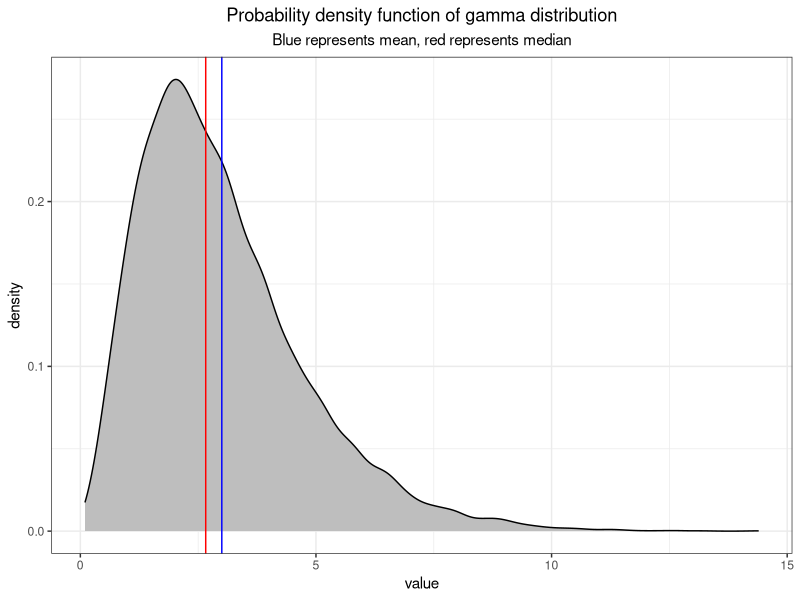
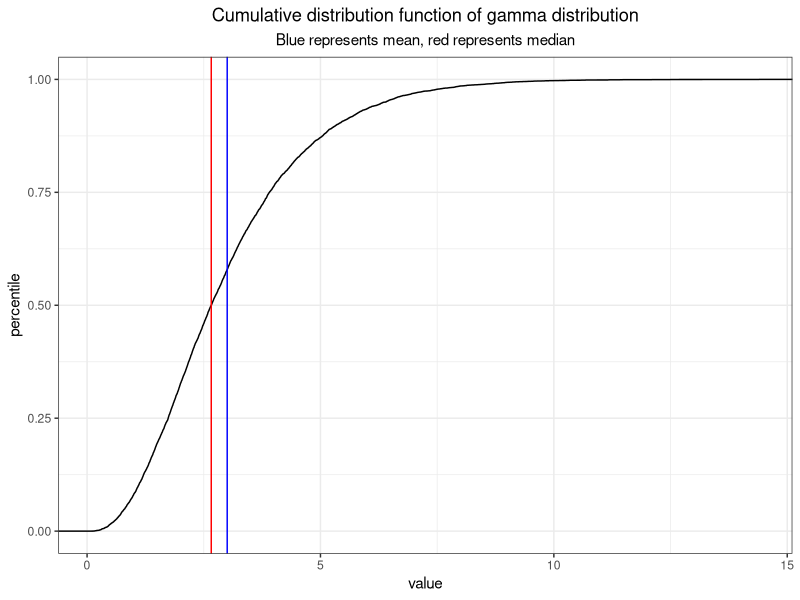
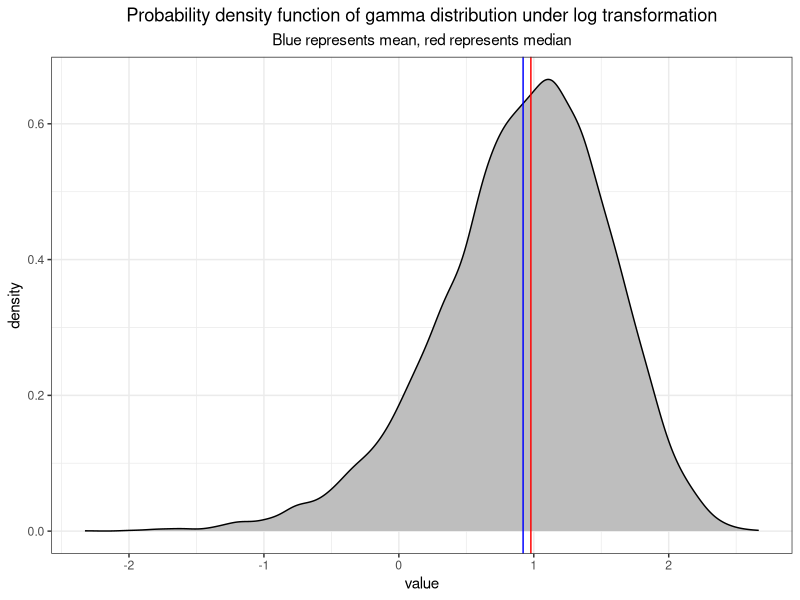
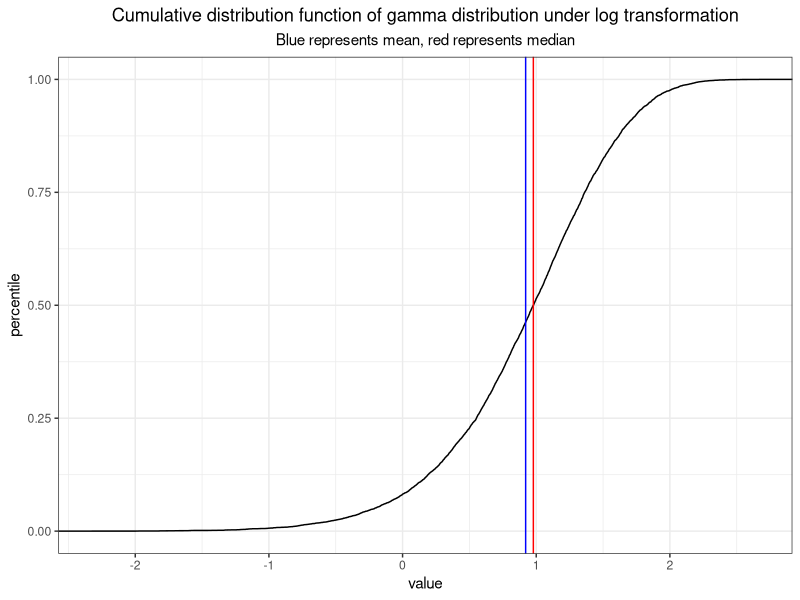
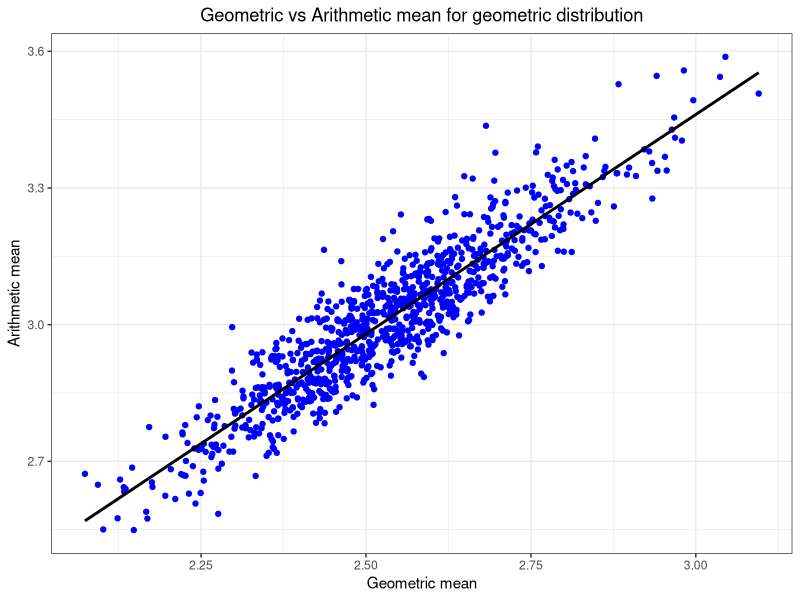
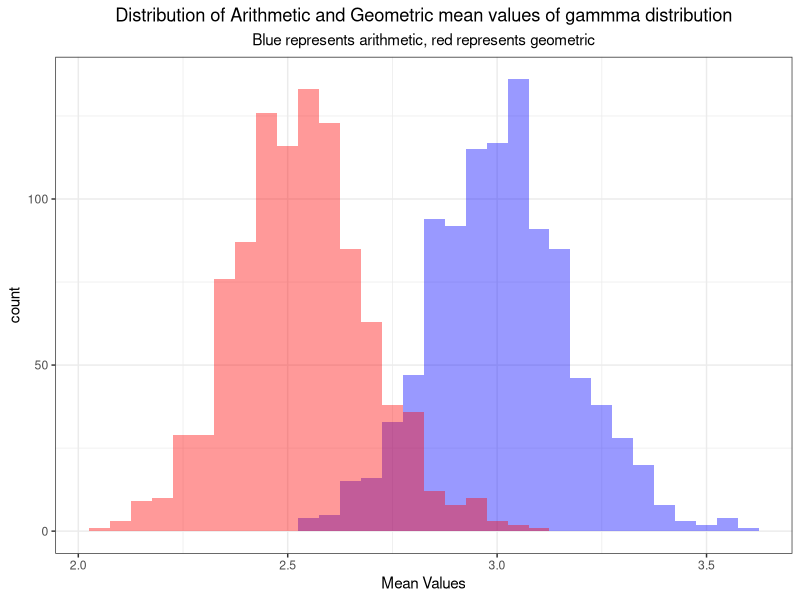
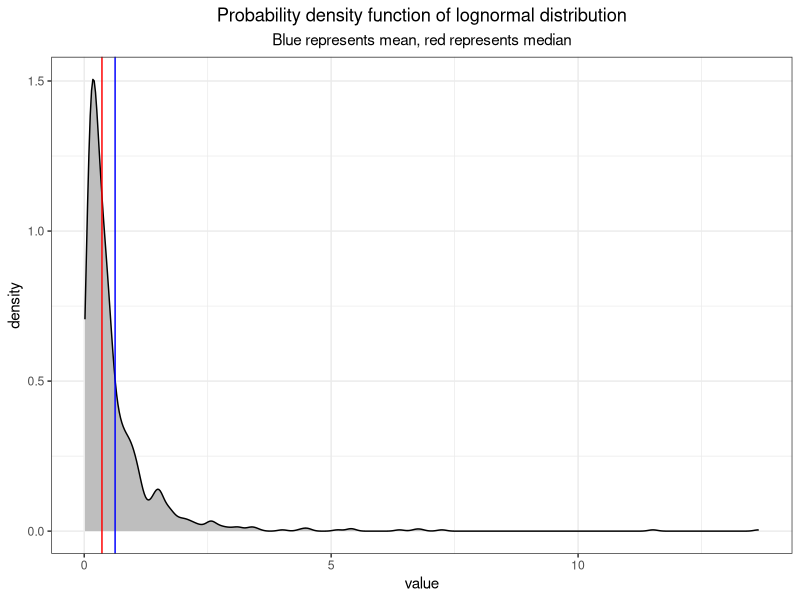
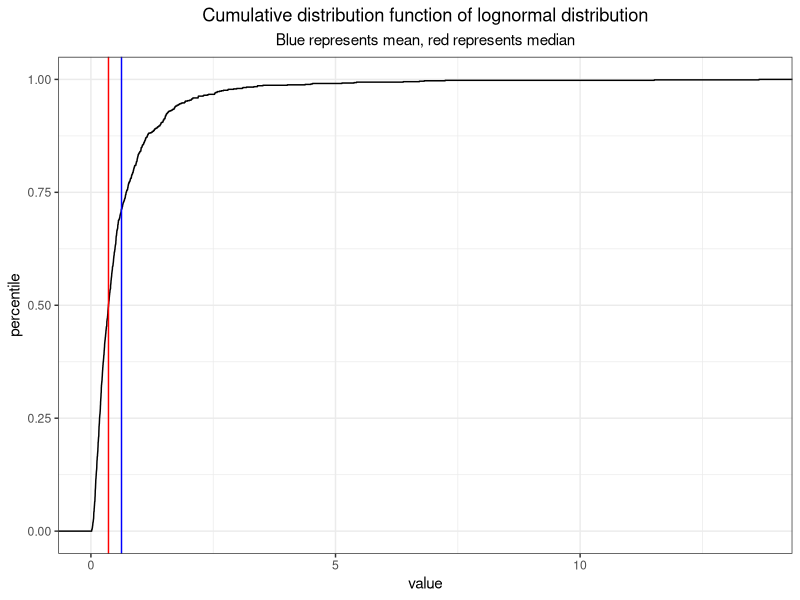

R code for these plots, in order:
## ---- chunk 1
knitr::opts_chunk$set(echo=TRUE, warning=FALSE, message=FALSE, cache=TRUE)
## ---- chunk 2
library(tidyverse)
## ---- chunk 3
pdf <- function(df, type, var) {
  ggplot(df) +
    geom_density(aes(x = type), fill = "grey") +
    geom_vline(aes(xintercept = mean(type)), color = "blue") +
    geom_vline(aes(xintercept = median(type)), color = "red") +
    labs(title = sprintf("Probability density function of %s",var),
         subtitle = "Blue represents mean, red represents median",
         x = "value") +
    theme_bw() +
    theme(plot.title = element_text(hjust=0.5),
          plot.subtitle = element_text(hjust=0.5))
}

cdf <- function(df, type, var) {
    ggplot(df, aes(type)) + 
    stat_ecdf(geom = "step", color = "black") +
    geom_vline(aes(xintercept = mean(type)), color = "blue") +
    geom_vline(aes(xintercept = median(type)), color = "red") +
    labs(title = sprintf("Cumulative distribution function of %s", var),
         subtitle = "Blue represents mean, red represents median",
         x = "value",
         y = "percentile") +
    theme_bw() +
    theme(plot.title = element_text(hjust=0.5),
          plot.subtitle = element_text(hjust=0.5))
}

arith_vs_geom <- function(d, var) {
  ggplot(d) +
    geom_point(aes(y = arithmetic, x = geometric), color = "blue") +
    geom_smooth(aes(y = arithmetic, x = geometric), method = "lm",
                color = "black", se = FALSE) +
    labs(title=sprintf("Geometric vs Arithmetic mean for %s", var),
         y = "Arithmetic mean",
         x = "Geometric mean") +
    theme_bw() +
    theme(plot.title = element_text(hjust=0.5),
          plot.subtitle = element_text(hjust=0.5))
}

hist_plot <- function(d, var, n) {
  ggplot(d) +
    geom_histogram(aes(x = arithmetic), binwidth=n,fill= "blue",alpha =0.4) +
    geom_histogram(aes(x = geometric), binwidth=n,fill = "red", alpha =0.4) +
    labs(x = "Mean Values", 
         title= sprintf("Distribution of Arithmetic and Geometric mean values of %s", var), subtitle = "Blue represents arithmetic, red represents geometric") +
    theme_bw() +
    theme(plot.title = element_text(hjust=0.5),
          plot.subtitle = element_text(hjust=0.5))
}
## ---- chunk 4
gamma <- rgamma(10000, shape=3, scale=1)
x <- 1:10000
loggamma <- log(gamma)
df_gamma <- data.frame(x = x, gamma = gamma,loggamma = loggamma)
pdf(df_gamma, gamma, "gamma distribution")
cdf(df_gamma, gamma, "gamma distribution")
## ---- chunk 5
pdf(df_gamma, loggamma, "gamma distribution under log transformation")
cdf(df_gamma, loggamma, "gamma distribution under log transformation")
## ---- chunk 6
d <- data.frame()
  for (i in 1:1000) {
      n <- rgamma(100, shape=3, scale=1)
      d[i,1] <- mean(n)
      d[i,2] <- exp(mean(log(n)))
  }
d <- d %>% 
  rename(arithmetic = V1, geometric = V2)
arith_vs_geom(d, "geometric distribution")
## ---- chunk 7
hist_plot(d, "gammma distribution", 0.05)
## ---- chunk 8
lnorm <- rlnorm(1000, meanlog = -1, sdlog = 1)
loglnorm <- log(lnorm)
x <- 1:1000
df_lnorm <- data.frame(x = x, lnorm = lnorm, loglnorm = loglnorm)
pdf(df_lnorm, lnorm, "lognormal distribution")
cdf(df_lnorm, lnorm, "lognormal distribution")
## ---- chunk 9
pdf(df_lnorm, loglnorm, "lognormal distribution under log transformation")
cdf(df_lnorm, loglnorm, "lognormal distribution under log transformation")
## ---- chunk 10
d <- data.frame()
  for (i in 1:1000) {
      n <- rlnorm(100, meanlog=-1, sdlog= 1)
      d[i,1] <- mean(n)
      d[i,2] <- exp(mean(log(n)))
  }
d <- d %>% 
  rename(arithmetic = V1, geometric = V2)
arith_vs_geom(d, "lognormal distribution")
## ---- chunk 11
hist_plot(d, "lognormal distribution",0.01)
## ---- chunk 12
unif <- runif(1000, min = 0, max = 1)
logunif <- log(unif)
x <- 1:1000
df_unif <- data.frame(x = x, unif = unif, logunif = logunif)
pdf(df_unif, unif, "uniform distribution")
cdf(df_unif, unif, "uniform distribution")
## ---- chunk 13
pdf(df_unif, logunif, "uniform distribution under log transformation")
cdf(df_unif, logunif, "uniform distribution under log transformation")
## ---- chunk 14
d <- data.frame()
  for (i in 1:1000) {
      n <- rlnorm(100, meanlog=-1, sdlog= 1)
      d[i,1] <- mean(n)
      d[i,2] <- exp(mean(log(n)))
  }
d <- d %>% 
  rename(arithmetic = V1, geometric = V2)
arith_vs_geom(d, "uniform distribution")
## ---- chunk 15
hist_plot(d, "uniform distribution",0.01)
